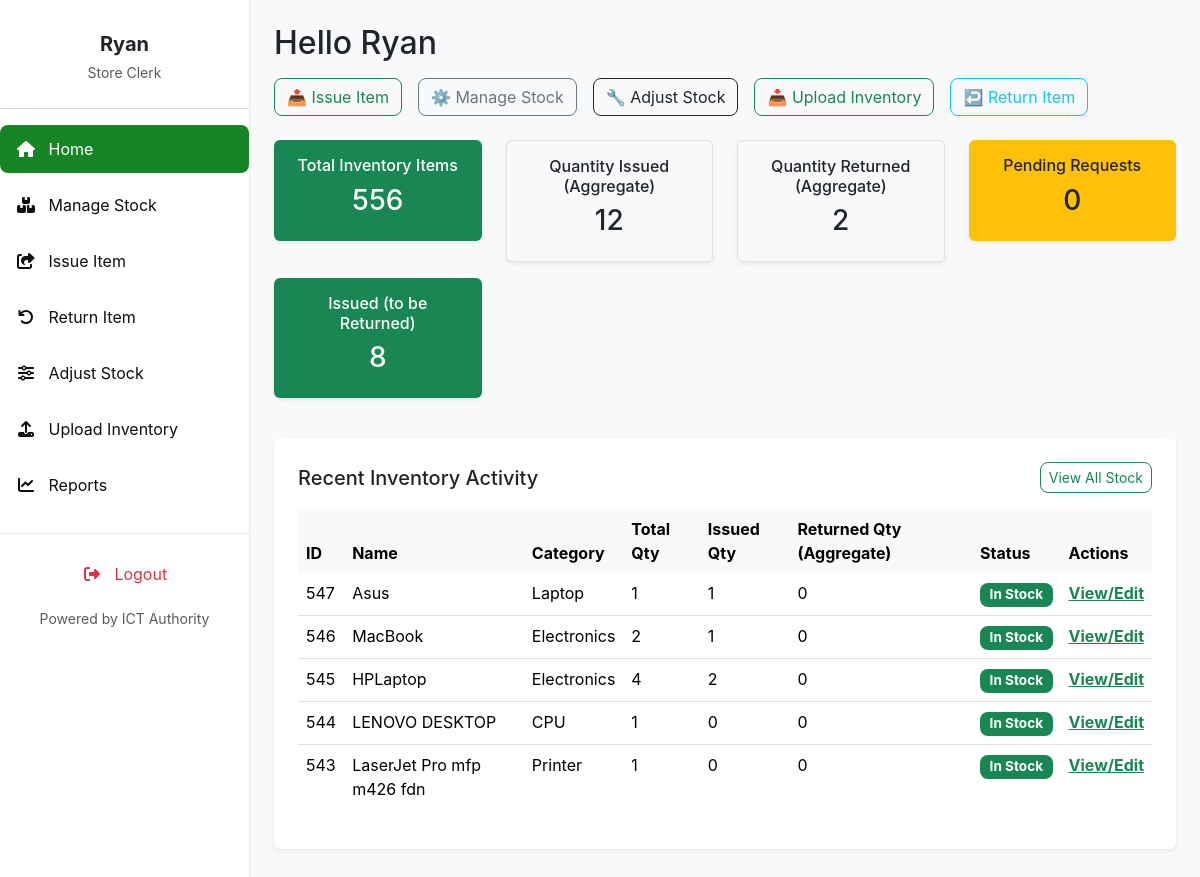
Page /store_clerk_dashboard/ (signed in) on the committed database.
### invent/models.py (models this page shows, shortened)
class InventoryItem(models.Model):
    STATUS_CHOICES = [
        ('Pending', 'Pending'),
        ('In Stock', 'In Stock'),
        ('Issued', 'Issued'),
        ('Returned', 'Returned'),
        ('Low Stock', 'Low Stock'),
        ('Out of Stock', 'Out of Stock'),
    ]
    CONDITION_CHOICES = [
        ("Serviceable", "Serviceable"),
        ("Not Serviceable", "Not Serviceable"),
        ("Not working", "Not working"),
        ("Good", "Good"),
        ("Fair", "Fair"),
        ("Poor", "Poor"),
    ]
    name = models.CharField(
        max_length=255, help_text="e.g., Dell Optiplex 7010 (from Asset Description)")
    serial_number = models.CharField(
        max_length=255, unique=True, blank=True, null=True,
        help_text="Unique serial number of the asset (from Serial Number in CSV)"
    )
    category = models.CharField(
        max_length=100, blank=True,
        help_text="e.g., Printer, CPU, Monitor (from Asset Category-Minor)"
    )
    condition = models.CharField(
        max_length=20, choices=CONDITION_CHOICES, default="Serviceable",
        help_text="Current condition of the asset (from Condition in CSV)"
    )
    status = models.CharField(
        max_length=20, choices=STATUS_CHOICES, default='In Stock')
    expiration_date = models.DateField(null=True, blank=True)
    quantity_total = models.PositiveIntegerField(default=0)
    quantity_issued = models.PositiveIntegerField(default=0)
    quantity_returned = models.PositiveIntegerField(default=0)
    created_by = models.ForeignKey(
        User, on_delete=models.SET_NULL, null=True, blank=True, related_name='inventory_created_by')
    created_at = models.DateTimeField(auto_now_add=True)
    updated_at = models.DateTimeField(auto_now=True)
    def is_expired(self):
        return self.expiration_date and self.expiration_date < timezone.now().date()

### invent/views.py (the view)
# urls.py: path('store_clerk_dashboard/', views.store_clerk_dashboard,
@login_required
@permission_required('invent.view_inventoryitem', raise_exception=True)
def store_clerk_dashboard(request):
    inventory_items = InventoryItem.objects.all()
    total_inventory_items = inventory_items.aggregate(
        total_sum=Sum('quantity_total'))['total_sum'] or 0
    items_issued = inventory_items.aggregate(total_issued=Sum('quantity_issued'))[
        'total_issued'] or 0
    items_returned = inventory_items.aggregate(
        total_returned=Sum('quantity_returned'))['total_returned'] or 0
    items_for_dashboard = inventory_items.order_by('-created_at')[:5]
    pending_requests_count = ItemRequest.objects.filter(
        status='Pending').count()
    issued_but_not_fully_returned_count = ItemRequest.objects.filter(
        status='Issued'
    ).exclude(
        quantity__lte=F('returned_quantity')
    ).count()
    context = {
        'total_items': total_inventory_items,
        'items_issued': items_issued,
        'items_returned': items_returned,
        'items': items_for_dashboard,
        'pending_requests_count': pending_requests_count,
        'issued_but_not_fully_returned_count': issued_but_not_fully_returned_count,
    }
    return render(request, 'invent/store_clerk_dashboard.html', context)

### invent/context_processors.py (called while the page is built)
def pending_requests_count(request):
    count = 0  # Default to 0
    if request.user.is_authenticated:
        if request.user.has_perm('invent.can_issue_item'):
            count = ItemRequest.objects.filter(status='Pending').count()
    return {'pending_requests_count_for_sidebar': count}

### invent/templates/invent/store_clerk_dashboard.html (shortened to what this page needs)
{% extends 'invent/base_store_clerk.html' %}
{% load static %}
{% block content %}
    <h2 class="mb-3">Hello {{ user.first_name|default:user.username }}</h2>
    <div class="d-flex flex-wrap gap-3 mb-4">
        <a class="btn btn-outline-primary" href="{% url 'issue_item' %}">📤 Issue Item</a>
        <a class="btn btn-outline-secondary" href="{% url 'manage_stock' %}">⚙️ Manage Stock</a>
        <a class="btn btn-outline-dark" href="{% url 'adjust_stock' %}">🔧 Adjust Stock</a>
        <a class="btn btn-outline-success" href="{% url 'upload_inventory' %}">📥 Upload Inventory</a>
        <a class="btn btn-outline-info" href="{% url 'list_issued_requests_for_return' %}">↩️ Return Item</a>
    </div>
    <div class="row text-center mb-4">
        <div class="col-sm-6 col-md-3 mb-3">
            <div class="dashboard-card bg-success text-white p-3 rounded shadow-sm">
                <h6>Total Inventory Items</h6>
                <h3>{{ total_items }}</h3>
            </div>
        </div>
        <div class="col-sm-6 col-md-3 mb-3">
            <div class="dashboard-card bg-light border p-3 rounded shadow-sm">
                <h6>Quantity Issued (Aggregate)</h6>
                <h3>{{ items_issued }}</h3>
            </div>
        </div>
        <div class="col-sm-6 col-md-3 mb-3">
            <div class="dashboard-card bg-light border p-3 rounded shadow-sm">
                <h6>Quantity Returned (Aggregate)</h6>
                <h3>{{ items_returned }}</h3>
            </div>
        </div>
        <div class="col-sm-6 col-md-3 mb-3">
            <div class="dashboard-card bg-warning text-dark p-3 rounded shadow-sm">
                <h6>Pending Requests</h6>
                <h3>{{ pending_requests_count }}</h3>
            </div>
        </div>
        <div class="col-sm-6 col-md-3 mb-3">
            <div class="dashboard-card bg-primary text-white p-3 rounded shadow-sm">
                <h6>Issued (to be Returned)</h6>
                <h3>{{ issued_but_not_fully_returned_count }}</h3>
            </div>
        </div>
    </div>
    <div class="bg-white p-4 rounded shadow-sm mb-4">
        <div class="d-flex justify-content-between align-items-center mb-3 flex-wrap">
            <h5 class="mb-2 mb-sm-0">Recent Inventory Activity</h5>
            <div class="d-flex gap-2">
                <a href="{% url 'manage_stock' %}" class="btn btn-sm btn-outline-primary">View All Stock</a>
            </div>
        </div>
        <div class="table-responsive">
            <table class="table table-hover">
                <thead class="table-light">
                    <tr>
                        <th>ID</th>
                        <th>Name</th>
                        <th>Category</th>
                        <th>Total Qty</th>
                        <th>Issued Qty</th>
                        <th>Returned Qty (Aggregate)</th>
                        <th>Status</th>
                        <th>Actions</th>
                    </tr>
                </thead>
                <tbody>
                    {% for item in items %}
                    <tr>
                        <td>{{ item.id }}</td>
                        <td>{{ item.name }}</td>
                        <td>{{ item.category|default:"N/A" }}</td>
                        <td>{{ item.quantity_total }}</td>
                        <td>{{ item.quantity_issued }}</td>
                        <td>{{ item.quantity_returned }}</td>
                        <td>
                            <span class="badge
                                {% if item.status == 'Approved' or item.status == 'In Stock' %}bg-success
                                {% elif item.status == 'Pending' %}bg-info
                                {% elif item.status == 'Issued' %}bg-primary
                                {% elif item.status == 'Returned' %}bg-secondary
                                {% elif item.is_expired %}bg-dark text-white
                                {% elif item.quantity_remaining <= 5 and item.quantity_remaining > 0 %}bg-warning text-dark
                                {% elif item.quantity_remaining <= 0 %}bg-danger
                                {% else %}bg-info{% endif %}">
                                {{ item.status }}{% if item.is_expired %} (Expired){% endif %}
                            </span>
                        </td>
                        <td><a href="{% url 'edit_item' item.id %}" class="text-success fw-bold">View/Edit</a></td>
                    </tr>
                    {% empty %}
                    <tr><td colspan="8" class="text-center text-muted">No recent inventory items found.</td></tr>
                    {% endfor %}
                </tbody>
            </table>
        </div>
    </div>
{% endblock %}

### invent/templates/invent/base_store_clerk.html (shortened to what this page needs)
<!DOCTYPE html>
<html lang="en">
<head>
    <link href="https://cdn.jsdelivr.net/npm/bootstrap@5.3.3/dist/css/bootstrap.min.css" rel="stylesheet">
    <link href="https://cdnjs.cloudflare.com/ajax/libs/font-awesome/6.4.0/css/all.min.css" rel="stylesheet">
    <link href="https://cdn.jsdelivr.net/npm/select2@4.1.0-rc.0/dist/css/select2.min.css" rel="stylesheet" />
    <link href="https://cdn.jsdelivr.net/npm/select2-bootstrap-5-theme@1.3.0/dist/select2-bootstrap-5-theme.min.css" rel="stylesheet" />
</head>
<body>
    <nav id="sidebarMenu" class="sidebar-wrapper collapse d-md-block">
        <div class="sidebar-content">
            <div class="text-center mb-4 pt-3">
                <h5 class="fw-bold mb-1 text-dark">{{ user.first_name|default:user.username }}</h5>
                <small class="text-muted">Store Clerk</small>
            </div>
            <hr class="border-secondary opacity-25" />
            <ul class="nav flex-column">
                <li class="nav-item mb-2">
                    <a class="nav-link {% if request.resolver_match.url_name == 'store_clerk_dashboard' %}active{% endif %}" href="{% url 'store_clerk_dashboard' %}">
                        <i class="fas fa-fw fa-home me-2"></i> Home
                    </a>
                </li>
                <li class="nav-item mb-2">
                    <a class="nav-link {% if request.resolver_match.url_name == 'manage_stock' %}active{% endif %}" href="{% url 'manage_stock' %}">
                        <i class="fas fa-fw fa-boxes me-2"></i> Manage Stock
                    </a>
                </li>
                <li class="nav-item mb-2">
                    <a class="nav-link {% if request.resolver_match.url_name == 'issue_item' %}active{% endif %}" href="{% url 'issue_item' %}">
                        <i class="fas fa-fw fa-share-square me-2"></i> Issue Item
                    </a>
                </li>
                <li class="nav-item mb-2">
                    <a class="nav-link {% if request.resolver_match.url_name == 'list_issued_requests_for_return' %}active{% endif %}" href="{% url 'list_issued_requests_for_return' %}">
                        <i class="fas fa-fw fa-undo me-2"></i> Return Item
                    </a>
                </li>
                <li class="nav-item mb-2">
                    <a class="nav-link {% if request.resolver_match.url_name == 'adjust_stock' %}active{% endif %}" href="{% url 'adjust_stock' %}">
                        <i class="fas fa-fw fa-sliders-h me-2"></i> Adjust Stock
                    </a>
                </li>
                <li class="nav-item mb-2">
                    <a class="nav-link {% if request.resolver_match.url_name == 'upload_inventory' %}active{% endif %}" href="{% url 'upload_inventory' %}">
                        <i class="fas fa-fw fa-upload me-2"></i> Upload Inventory
                    </a>
                </li>
                <li class="nav-item mb-2">
                    <a class="nav-link {% if request.resolver_match.url_name == 'reports' %}active{% endif %}" href="{% url 'reports' %}">
                        <i class="fas fa-fw fa-chart-line me-2"></i> Reports
                    </a>
                </li>
            </ul>
        </div>
        <div class="sidebar-bottom">
            <ul class="nav flex-column mb-2">
                <li class="nav-item">
                    <a class="nav-link text-danger logout-link" href="{% url 'logout' %}">
                        <i class="fas fa-fw fa-right-from-bracket me-2"></i> Logout
                    </a>
                </li>
            </ul>
            <small class="text-muted">Powered by ICT Authority</small>
        </div>
    </nav>
    <main class="main-content">
        {% block content %}{% endblock %}
    </main>
</body>
</html>

### invent/templates/invent/base_store_clerk.html (style rules this page uses)
:root { --bs-primary: #198754; --bs-primary-rgb: 25, 135, 84; --bs-btn-primary-color: #fff; --bs-btn-primary-bg: var(--bs-primary); --bs-btn-primary-border-color: var(--bs-primary); --bs-btn-primary-hover-bg: #157347; --bs-btn-primary-hover-border-color: #146c43; --bs-btn-primary-active-bg: #13653f; --bs-btn-primary-active-border-color: #125f3c; --bs-link-color: var(--bs-primary); --bs-link-hover-color: #157347; --sidebar-bg: white; --sidebar-text: #0f0f0f; --sidebar-active: #178526; --sidebar-hover: #15b33c; }
body { font-family: 'Inter', sans-serif; background-color: #f8f9fa; margin: 0; }
.sidebar-wrapper { position: fixed; top: 0; bottom: 0; left: 0; width: 250px; background-color: var(--sidebar-bg); color: var(--sidebar-text); border-right: 1px solid #e9ecef; z-index: 1030; display: flex; flex-direction: column; }
.sidebar-content { flex-grow: 1; overflow-y: auto; padding-top: 1rem; padding-bottom: 1rem; }
.sidebar-wrapper .nav-link { color: var(--sidebar-text); padding: 0.75rem 1rem; border-radius: 0.5rem; transition: background-color 0.2s ease, color 0.2s ease; }
.sidebar-wrapper .nav-link.active { background-color: var(--sidebar-active); color: #fff; }
.sidebar-wrapper .nav-link.text-danger { color: #dc3545 !important; }
.sidebar-bottom { padding-top: 1rem; padding-bottom: 1rem; text-align: center; border-top: 1px solid #e9ecef; }
.main-content { margin-left: 250px; padding: 1.5rem; min-height: 100vh; overflow-x: hidden; transition: margin-left 0.3s ease-in-out; }
.btn { border-radius: 0.5rem; }
.btn-outline-primary { --bs-btn-color: var(--bs-primary); --bs-btn-border-color: var(--bs-primary); --bs-btn-hover-color: #fff; --bs-btn-hover-bg: var(--bs-primary); --bs-btn-hover-border-color: var(--bs-primary); --bs-btn-active-color: #fff; --bs-btn-active-bg: var(--bs-primary); --bs-btn-active-border-color: var(--bs-primary); --bs-btn-disabled-color: var(--bs-primary); --bs-btn-disabled-bg: transparent; --bs-btn-disabled-border-color: var(--bs-primary); --bs-gradient: none; }
.badge { border-radius: 0.5rem; padding: 0.4em 0.7em; font-size: 0.85em; }
.table thead th { border-bottom: none; }
.table tbody tr:last-child td { border-bottom: none; }

### rows in the picture
InventoryItem: id "547", name "Asus", category "Laptop", quantity_total "1", quantity_issued "1", quantity_returned "0", status "In Stock"
InventoryItem: id "546", name "MacBook", category "Electronics", quantity_total "2", quantity_issued "1", quantity_returned "0", status "In Stock"
InventoryItem: id "545", name "HPLaptop", category "Electronics", quantity_total "4", quantity_issued "2", quantity_returned "0", status "In Stock"
InventoryItem: id "544", name "LENOVO DESKTOP", category "CPU", quantity_total "1", quantity_issued "0", quantity_returned "0", status "In Stock"
InventoryItem: id "543", name "LaserJet Pro mfp m426 fdn", category "Printer", quantity_total "1", quantity_issued "0", quantity_returned "0", status "In Stock"

### other values in the picture
{{ user.first_name|default:user.username }} "Ryan"
{{ total_items }} "556"
{{ items_issued }} "12"
{{ items_returned }} "2"
{{ pending_requests_count }} "0"
{{ issued_but_not_fully_returned_count }} "8"
